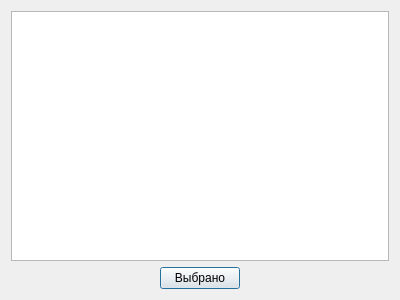
<?xml version="1.0" encoding="UTF-8"?>
<ui version="4.0">
 <class>lasq_togxx</class>
 <widget class="QDialog" name="lasq_togxx">
  <property name="windowModality">
   <enum>Qt::ApplicationModal</enum>
  </property>
  <property name="geometry">
   <rect>
    <x>0</x>
    <y>0</y>
    <width>400</width>
    <height>300</height>
   </rect>
  </property>
  <property name="windowTitle">
   <string>lasq_togxx</string>
  </property>
  <layout class="QVBoxLayout" name="verticalLayout">
   <item>
    <widget class="QTableView" name="lasq_togxx_g">
     <property name="selectionBehavior">
      <enum>QAbstractItemView::SelectRows</enum>
     </property>
    </widget>
   </item>
   <item>
    <layout class="QHBoxLayout" name="horizontalLayout">
     <item>
      <spacer name="horizontalSpacer_2">
       <property name="orientation">
        <enum>Qt::Horizontal</enum>
       </property>
       <property name="sizeHint" stdset="0">
        <size>
         <width>40</width>
         <height>20</height>
        </size>
       </property>
      </spacer>
     </item>
     <item>
      <widget class="QPushButton" name="lasq_togxx_exit_c">
       <property name="text">
        <string>Выбрано</string>
       </property>
      </widget>
     </item>
     <item>
      <spacer name="horizontalSpacer">
       <property name="orientation">
        <enum>Qt::Horizontal</enum>
       </property>
       <property name="sizeHint" stdset="0">
        <size>
         <width>40</width>
         <height>20</height>
        </size>
       </property>
      </spacer>
     </item>
    </layout>
   </item>
  </layout>
 </widget>
 <tabstops>
  <tabstop>lasq_togxx_exit_c</tabstop>
  <tabstop>lasq_togxx_g</tabstop>
 </tabstops>
 <resources/>
 <connections/>
</ui>
